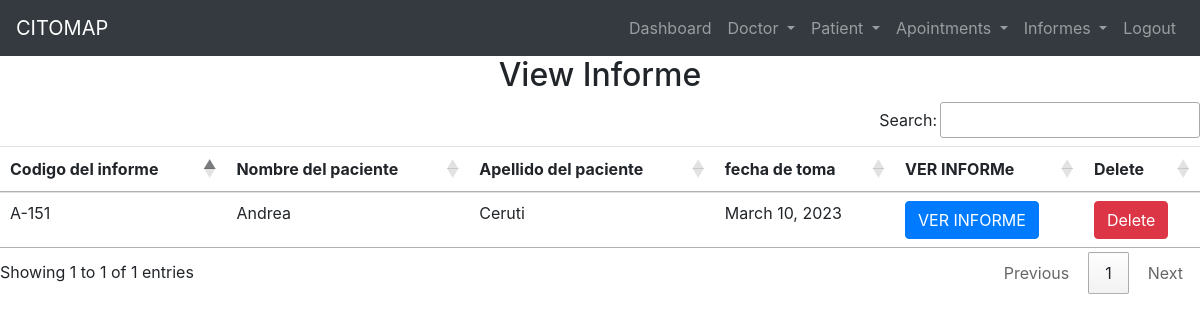
The page /view_informe/ (signed in) on the database as committed earlier.
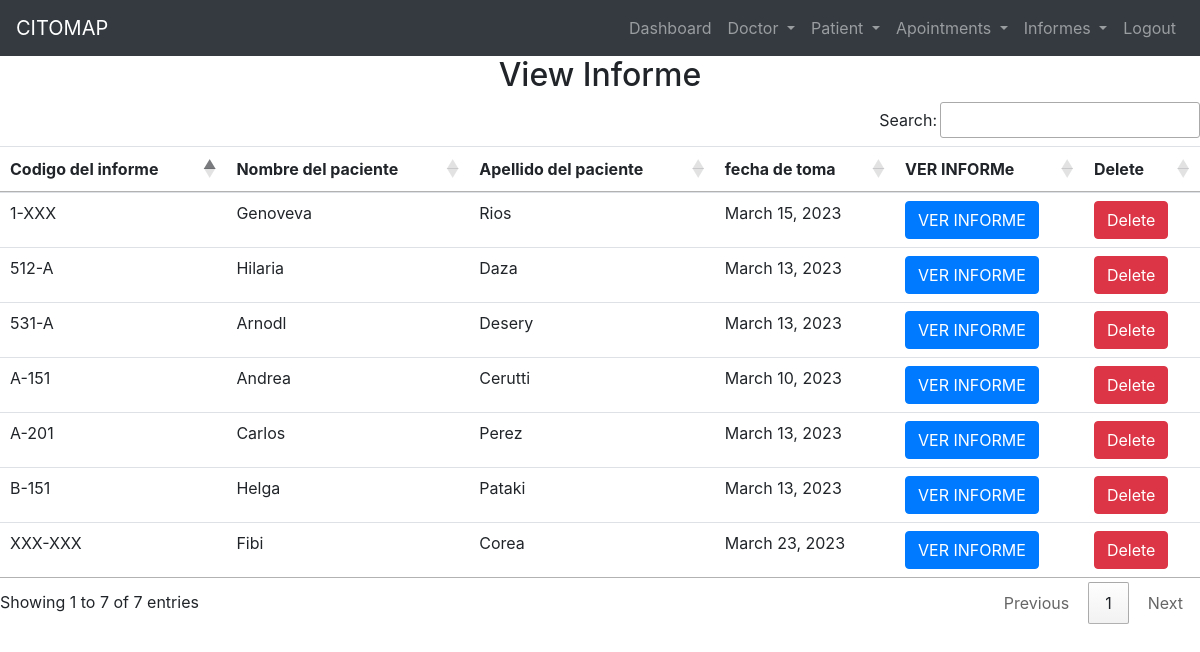
The same page on the database as committed later.
### hospital/models.py (models this page shows)
class InformeCito(models.Model):
    CodigoInformeCito = models.ForeignKey(CodigoInforme,on_delete=models.CASCADE)
    PacienteInformeCito = models.ForeignKey(PacienteGenerales,on_delete=models.CASCADE)
    MuestraInformeCito = models.ForeignKey(Muestra,on_delete=models.CASCADE)
    EstudioMicroscopicoInformeCito = models.ForeignKey(EstudioMicroscopico,on_delete=models.CASCADE)
    CalidadDeMuestraInformeCito = models.ForeignKey(CalidadDeMuestra,on_delete=models.CASCADE)
    MicrorganismosInformeCito = models.ForeignKey(Microrganismos,on_delete=models.CASCADE)
    HallazgosInformeCito = models.ForeignKey(HallazgosNoNeoplasicos,on_delete=models.CASCADE)
    CelEscamosasInformeCito = models.ForeignKey(CelEscamosas,on_delete=models.CASCADE)
    CelGlandularesInformeCito = models.ForeignKey(CelGlandulares,on_delete=models.CASCADE)
    EvaluacionHormonalInformeCito = models.ForeignKey(EvaluacionHormonal,on_delete=models.CASCADE)
    InflamacionInformeCito = models.ForeignKey(Inflamacion,on_delete=models.CASCADE)
    ConclusionInformeCito = models.ForeignKey(Conclusion,on_delete=models.CASCADE)
    RecomendacionInformeCito = models.ForeignKey(Recomendacion,on_delete=models.CASCADE)
    FechaPieInformeCito = models.ForeignKey(FechaPie,on_delete=models.CASCADE)
    LugarInformeCito = models.ForeignKey(Lugar,on_delete=models.CASCADE)
    DoctorInformeCito = models.ForeignKey(Doctor,on_delete=models.CASCADE)

class CodigoInforme(models.Model):
    Codigo = models.CharField(max_length=20,default='000-X')

class PacienteGenerales(models.Model):
    Nombres = models.CharField(max_length=100)
    Apellidos = models.CharField(max_length=100,default='SinApellido',editable=True)
    Edad = models.IntegerField(null=True)
    Medico = models.CharField(max_length=100)
    Hospital = models.CharField(max_length=100)
    Muestra = models.CharField(max_length=200)
    Diagnostico = models.CharField(max_length=100)

class Muestra(models.Model):
    TomaDeMuestra = models.DateField(blank=True)
    Recepcion = models.DateField(blank=True)
    NumeroDeLaminas = models.IntegerField(blank=True)
    Tincion= models.CharField(max_length=100,blank=True)

### hospital/views.py (the view)
# urls.py: path('view_informe/',View_Informe,name='view_informe'),
def View_Informe(request):
    if not request.user.is_staff:
        return redirect('login')
    inf = InformeCito.objects.all()
    i = {'inf': inf}
    return render(request, 'view_informe.html',i)

### hospital/templates/view_informe.html
{% include 'base.html' %} {% include 'navigation.html' %} {% block content %}
<div>
  <h2 class="text-center">View Informe</h2>
  <table id="example" class="table table-hover">
    <thead>
      <tr>
        <th>Codigo del informe</th>
        <th>Nombre del paciente</th>
        <th>Apellido del paciente</th>
        <th>fecha de toma</th>
        <th>VER INFORMe</th>
        <th>Delete</th>
      </tr>
    </thead>
    <body>
      {% for i in inf%}
      <tr>
        <td>{{i.CodigoInformeCito.Codigo}}</td>
        <td>{{i.PacienteInformeCito.Nombres}}</td>
        <td>{{i.PacienteInformeCito.Apellidos}}</td>
        <td>{{i.MuestraInformeCito.Recepcion}}</td>
        <td>
          <a href="{% url 'ver_informe' i.id %}" class="btn btn-primary"
            >VER INFORME</a
          >
        </td>
        <td>
          <a
            href="{% url 'delete_informe' i.id %}"
            onclick="return confirm('Are you sure you want to delete')"
            class="btn btn-danger"
          >
            Delete
          </a>
        </td>
      </tr>
      {% endfor%}
    </body>
  </table>
</div>
{% endblock content%}

Rows that differ between the two databases and show on the page:
changed through a linked row, InformeCito "Andrea": PacienteInformeCito.Apellidos "Ceruti" → "Cerutti"
added InformeCito: CodigoInformeCito.Codigo "A-201", PacienteInformeCito.Nombres "Carlos", PacienteInformeCito.Apellidos "Perez", MuestraInformeCito.Recepcion "March 13, 2023"
added InformeCito: CodigoInformeCito.Codigo "512-A", PacienteInformeCito.Nombres "Hilaria", PacienteInformeCito.Apellidos "Daza", MuestraInformeCito.Recepcion "March 13, 2023"
added InformeCito: CodigoInformeCito.Codigo "B-151", PacienteInformeCito.Nombres "Helga", PacienteInformeCito.Apellidos "Pataki", MuestraInformeCito.Recepcion "March 13, 2023"
added InformeCito: CodigoInformeCito.Codigo "531-A", PacienteInformeCito.Nombres "Arnodl", PacienteInformeCito.Apellidos "Desery", MuestraInformeCito.Recepcion "March 13, 2023"
added InformeCito: CodigoInformeCito.Codigo "XXX-XXX", PacienteInformeCito.Nombres "Fibi", PacienteInformeCito.Apellidos "Corea", MuestraInformeCito.Recepcion "March 23, 2023"
added InformeCito: CodigoInformeCito.Codigo "1-XXX", PacienteInformeCito.Nombres "Genoveva", PacienteInformeCito.Apellidos "Rios", MuestraInformeCito.Recepcion "March 15, 2023"
Other text that changed with them:
text written by a page script: "Search: Showing 1 to 1 of 1 entries Previous 1 Next" → "Search: Showing 1 to 7 of 7 entries Previous 1 Next"
